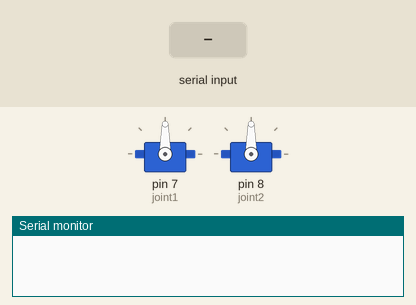
Simulated run of this sketch. Board: Arduino Uno, built with avr-gcc and run on an emulated ATmega328P. Shown: 2 × servo, the last lines printed to the serial monitor. The inputs (shaded band) are chosen by the test bench.

Above: at 1.2 s.
1.3 s: "90 45\n" received over Serial
At 1.7 s:
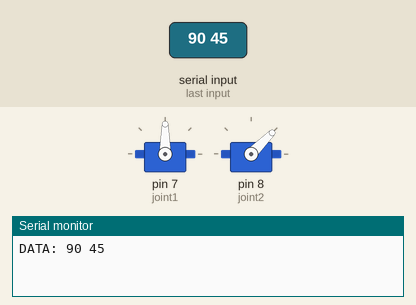
2.8 s: "30 150\n" received over Serial
At 4.0 s:
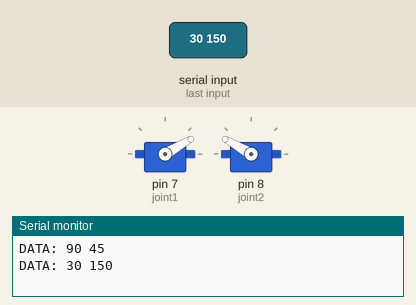
4.3 s: "5\n" received over Serial
At 5.0 s:
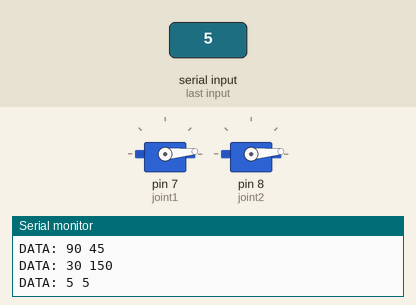
5.8 s: "200\n" received over Serial
At 6.2 s:
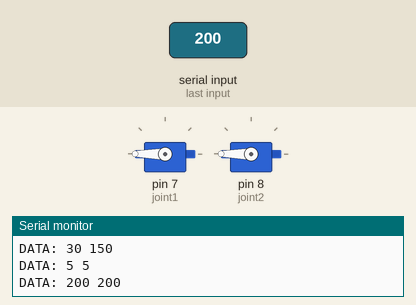
7.3 s: "1 90\n" received over Serial
At 8.5 s:
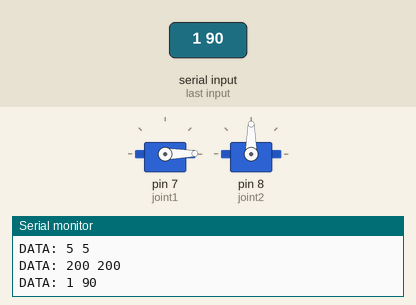
8.8 s: "90\n" received over Serial
At 9.7 s:
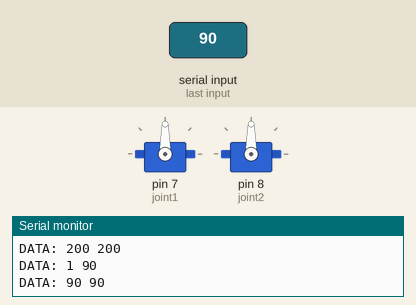
Timing chart, 0 to 11.3 s (numbered marks = the images above; inputs shaded):
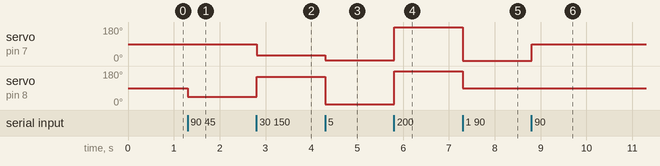

The sketch:

read.ino
```cpp
#include <Servo.h>

Servo joint1;
Servo joint2;
int pos = 0;
void setup() {

  joint1.attach(7);
  joint2.attach(8);
  Serial.begin(9600);
}

void loop() {
  if (Serial.available() > 0) {
      String A = Serial.readStringUntil('\n');

      int spaceIndex = A.indexOf(' ');

      String num1_str = A.substring(0, spaceIndex);
      String num2_str = A.substring(spaceIndex + 1);

      // Convert the extracted strings to integers
      int num1 = num1_str.toInt();
      int num2 = num2_str.toInt();
      Serial.print("DATA: ");
      Serial.print(num1);
      joint1.write(num1);
      Serial.print(" ");
      Serial.println(num2);
      joint2.write(num2);

  }

//    for (pos = 0; pos <= 180; pos += 1) { // goes from 0 degrees to 180 degrees
//    // in steps of 1 degree
//    joint1.write(pos);              // tell servo to go to position in variable 'pos'
//    delay(15);                       // waits 15ms for the servo to reach the position
//  }
//  for (pos = 180; pos >= 0; pos -= 1) { // goes from 180 degrees to 0 degrees
//    joint1.write(pos);              // tell servo to go to position in variable 'pos'
//    delay(15);                       // waits 15ms for the servo to reach the position
//  }
  }
```

Measured:
- after the input at 1.3 s, servo on pin 8 (joint2): 90° → 45° at once
- after the input at 2.8 s, servo on pin 7 (joint1): 90° → 30° at once; servo on pin 8 (joint2): 45° → 150° at once
- after the input at 4.3 s, servo on pin 7 (joint1): 30° → 5° at once; servo on pin 8 (joint2): 150° → 5° at once
- after the input at 5.8 s, servo on pin 7 (joint1), servo on pin 8 (joint2): 5° → 180° at once
- after the input at 7.3 s, servo on pin 7 (joint1): 180° → 1° at once; servo on pin 8 (joint2): 180° → 90° at once
- after the input at 8.8 s, servo on pin 7 (joint1): 1° → 90° at once
